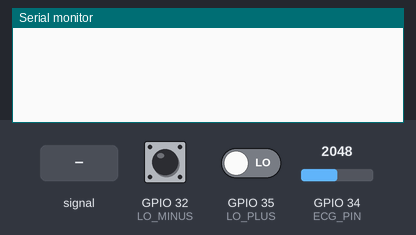
A sketch run on a simulated ESP32. Shown: the last lines printed to the serial monitor. The test bench sets the inputs (shaded band); at power-on: GPIO 32 (LO_MINUS) LOW, GPIO 34 (ECG_PIN) = 2048, GPIO 35 (LO_PLUS) LOW.

Above: at 1.2 s.
1.3 s: GPIO 34 (ECG_PIN) fed a 200 Hz sine of ±327 counts around its level
At 3.5 s:
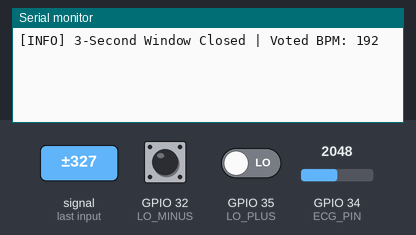
4.3 s: GPIO 34 (ECG_PIN) fed a 1000 Hz sine of ±1023 counts around its level
5.8 s: GPIO 32 (LO_MINUS) pulsed HIGH 2 times (0.12 s each, 0.3 s apart)
At 7.2 s:
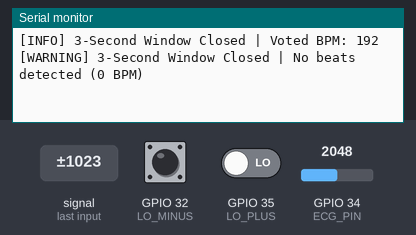

Measured:
- after the input at 1.3 s, the serial monitor: prints a new line after 1.7 s (image 1)
- after the input at 5.8 s, the serial monitor: prints a new line after 0.21 s (image 2)

The sketch:

HR_test.ino
```cpp
const int ECG_PIN = 34;
const int LO_PLUS = 35;
const int LO_MINUS = 32;

// --- Heart Rate State Variables ---
int rawBPM = 0;            // The instant, beat-to-beat calculation
boolean isPeak = false;
unsigned long lastBeatTime = 0;

// --- Adaptive Threshold Variables ---
int P = 2048;
int T = 2048;
int adaptiveThreshold = 2500;
int amplitude = 100;

// --- 3-Second Median Filter Variables ---
unsigned long lastBatchTime = 0;
int bpmBuffer[20];        // Array to store beats (max ~10 beats in 3s at 200bpm)
int beatCount = 0;
int reportedBPM = 0;      // The smoothed, agreed-upon number

void setup() {
  Serial.begin(115200);
  pinMode(ECG_PIN, INPUT);
  pinMode(LO_PLUS, INPUT);
  pinMode(LO_MINUS, INPUT);
}


void loop() {
  unsigned long currentTime = millis();
  unsigned long timeSinceLastBeat = currentTime - lastBeatTime;

  // 1. Leads-Off Detection
  if (digitalRead(LO_PLUS) == 1 || digitalRead(LO_MINUS) == 1) {
    rawBPM = 0;
    reportedBPM = 0;
    isPeak = false;
    adaptiveThreshold = 2048; P = 2048; T = 2048;
    beatCount = 0;
  } else {

    int ecgValue = analogRead(ECG_PIN);

    // --- ADAPTIVE THRESHOLD (Find Peaks & Troughs) ---
    if (ecgValue < adaptiveThreshold && timeSinceLastBeat > 300) {
      if (ecgValue < T) T = ecgValue;
    }
    if (ecgValue > adaptiveThreshold && ecgValue > P) {
      P = ecgValue;
    }

    // --- PEAK DETECTION ---
    if (timeSinceLastBeat > 300) {
      if (ecgValue > adaptiveThreshold && !isPeak) {
        isPeak = true;

        rawBPM = 60000 / timeSinceLastBeat;
        lastBeatTime = currentTime;

        if (beatCount < 20) {
          bpmBuffer[beatCount] = rawBPM;
          beatCount++;
        }

        amplitude = P - T;
        adaptiveThreshold = T + (amplitude * 0.7);
        P = adaptiveThreshold;
        T = adaptiveThreshold;
      }
    }

    if (ecgValue < adaptiveThreshold && isPeak) {
      isPeak = false;
    }

    if (timeSinceLastBeat > 2500) {
      adaptiveThreshold = 2048; P = 2048; T = 2048;
      lastBeatTime = currentTime;
      rawBPM = 0;
    }

    // ==========================================
    // --- 3-SECOND MEDIAN FILTER LOGIC ---
    // ==========================================
    if (currentTime - lastBatchTime >= 3000) {

      if (beatCount > 0) {
        // 1. Sort the array
        for (int i = 1; i < beatCount; ++i) {
          int key = bpmBuffer[i];
          int j = i - 1;
          while (j >= 0 && bpmBuffer[j] > key) {
            bpmBuffer[j + 1] = bpmBuffer[j];
            j = j - 1;
          }
          bpmBuffer[j + 1] = key;
        }

        // 2. Pick the Median
        reportedBPM = bpmBuffer[beatCount / 2];

        // ---> NEW: Print the voted result to the Serial Monitor
        Serial.print("[INFO] 3-Second Window Closed | Voted BPM: ");
        Serial.println(reportedBPM);

        // 3. Clear the buffer
        beatCount = 0;
      } else {
        // No beats detected
        reportedBPM = 0;
        Serial.println("[WARNING] 3-Second Window Closed | No beats detected (0 BPM)");
      }

      lastBatchTime = currentTime;
    }

    // 3. Output to Serial Plotter
    // (Commented out so the standard Serial Monitor doesn't get spammed.
    // Uncomment this and comment out the [INFO] prints above if you want to use the Plotter again!)

    // Serial.printf("%d,%d,%d\n", ecgValue, reportedBPM, adaptiveThreshold);
  }

  delay(5);
}
```
